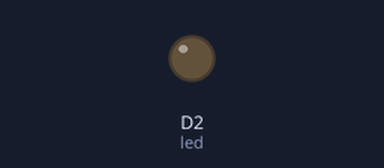
Bench run of a program on a simulated CircuitPython board. Parts: output pins drawn as LEDs (lit = HIGH).

Above: at 0.4 s.
Timing chart, 0 to 1.9 s (numbered marks = the images above):
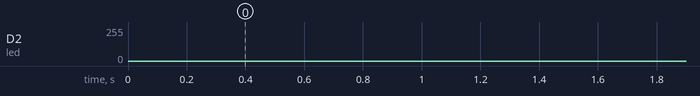

The program:

Example_04_PWM.py
```python
import board
import digitalio
import time
import pwmio

# define pins used
led = pwmio.PWMOut(board.D2, frequency=5000, duty_cycle=0)


while True:
    for i in range(0, 65535, 10):
        led.duty_cycle = i
    for i in range(65535, 0, -10):
        led.duty_cycle = i
```
